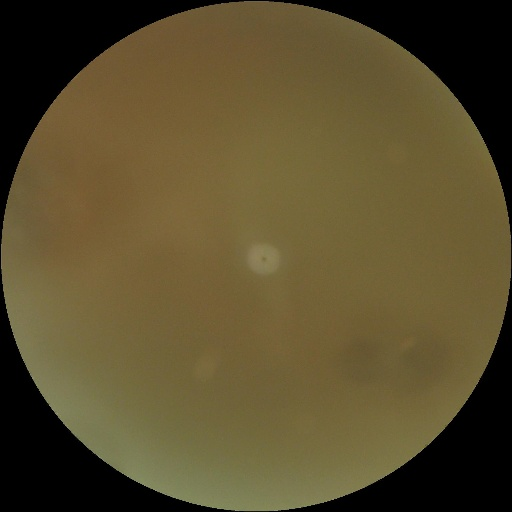
#> input picture dataset/cataract/0_left.jpg, 512 x 512 px; its folder holds only this picture in this run
$ python eda.py
#> lines starting #> are read from the running program, lines starting #| are printed output that depends on the picture
import os
import matplotlib.pyplot as plt
import numpy as np
from PIL import Image
from collections import Counter


def analyze_dataset(data_dir):
    """Perform exploratory data analysis on the eye disease dataset."""
#> called with data_dir = 'scripts/../dataset'
    class_counts = {}
    image_sizes = []

    for class_name in sorted(os.listdir(data_dir)):
        class_path = os.path.join(data_dir, class_name)
        if not os.path.isdir(class_path):
            continue

        images = [f for f in os.listdir(class_path)
                  if f.lower().endswith(('.jpg', '.jpeg', '.png'))]
        class_counts[class_name] = len(images)

        # Sample a few images for size analysis
        for img_name in images[:50]:
            try:
                img = Image.open(os.path.join(class_path, img_name))
#> img is the input picture: PIL image 512x512 RGB; mean R, G, B 89.9, 77.9, 45.5
                image_sizes.append(img.size)
            except Exception:
                pass

    return class_counts, image_sizes


def plot_class_distribution(class_counts, save_path=None):
    """Plot the distribution of classes in the dataset."""
    plt.figure(figsize=(10, 6))
    bars = plt.bar(class_counts.keys(), class_counts.values(),
                   color=['#2196F3', '#FF5722', '#4CAF50', '#FFC107'])
    plt.xlabel('Disease Class')
    plt.ylabel('Number of Images')
    plt.title('Eye Disease Dataset - Class Distribution')

    for bar, count in zip(bars, class_counts.values()):
        plt.text(bar.get_x() + bar.get_width() / 2, bar.get_height() + 5,
                 str(count), ha='center', va='bottom', fontweight='bold')

    plt.tight_layout()
    if save_path:
        plt.savefig(save_path, dpi=150)
        print(f"Saved plot to {save_path}")
    plt.close()


if __name__ == "__main__":
    data_dir = os.path.join(os.path.dirname(__file__), "..", "dataset")
    results_dir = os.path.join(os.path.dirname(__file__), "..", "results")
    os.makedirs(results_dir, exist_ok=True)

    class_counts, sizes = analyze_dataset(data_dir)
#> sizes = [(512, 512), (512, 512)]

    print("Class Distribution:")
    for cls, count in class_counts.items():
        print(f"  {cls}: {count} images")

    total = sum(class_counts.values())
#> total = 2
    print(f"\nTotal images: {total}")
#| Total images: 2

    plot_class_distribution(class_counts,
                            os.path.join(results_dir, "class_distribution.png"))
#> in plot_class_distribution, `plt.savefig(save_path, dpi=150)`:
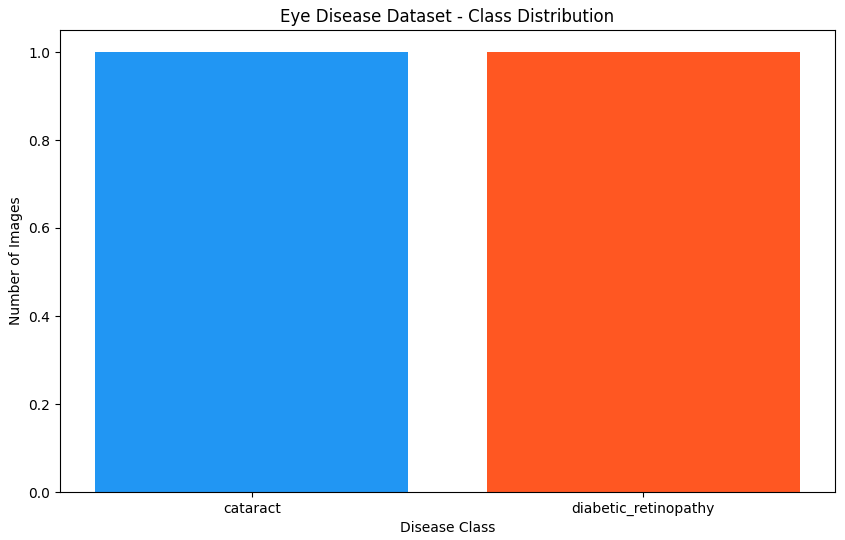
#> figure drawn by matplotlib, 1 panel
